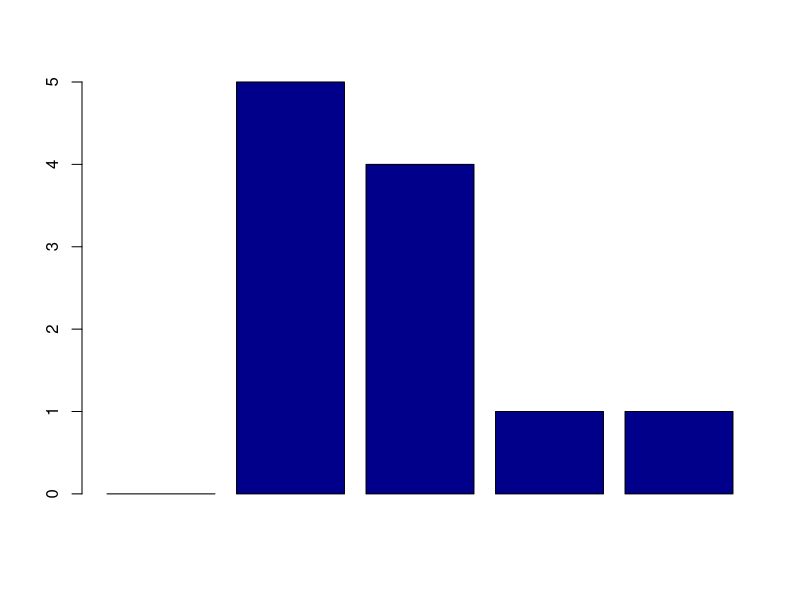

Source code (R):
f<-function(x)
{
	p<-c(0.05,0.25,0.45,0.15,0.10)
	return (p[x])
}
c<-0.45
sum<-0
sqsum<-0
count<-0
freq<-array(0,5)
while(count<=10)
{
	u<-runif(1)
	v<-runif(1)
	y<-as.integer((v*5)+1)
	if(c*u<f(y))
	{
		freq[y]=freq[y]+1
		sum=sum+y
		count=count+1
	}
}
mean<-as.double(sum)/10
for(i in 1:5)
{
	sqsum=sqsum+freq[i]*(mean-i)^2
}
var<-as.double(sqsum)/10
cat("Mean : ",mean,"\n")
cat("Variance : ",var,"\n")
png("plot3b.png")
barplot(freq, col="darkblue")
dev.off()
